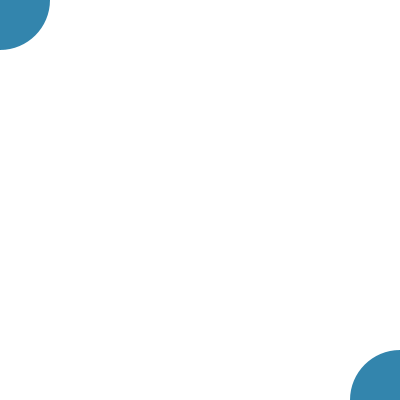
Frame 1 (no input)
Frame 60 (the mouse pressed at the canvas centre just before this capture): identical to frame 1, image omitted
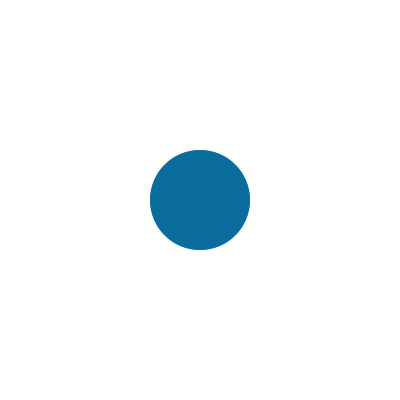
Frame 120 (the mouse held since frame 60 and released just before this capture)

The Processing sketch that drew these frames (run headless with seeded random() and noise(); from frame 60 on, the mouse is pressed at the canvas centre):

// Processing sketch: processing_75066
// ── processing_75066.pde

void setup() {
size(400, 400);
ellipseMode(CENTER);
noStroke();
fill(0, 102, 153, 204);
}
void draw() {
background(255);
ellipse(width-mouseX, height-mouseY, 100, 100);
ellipse(mouseX, mouseY, 100, 100);
}
